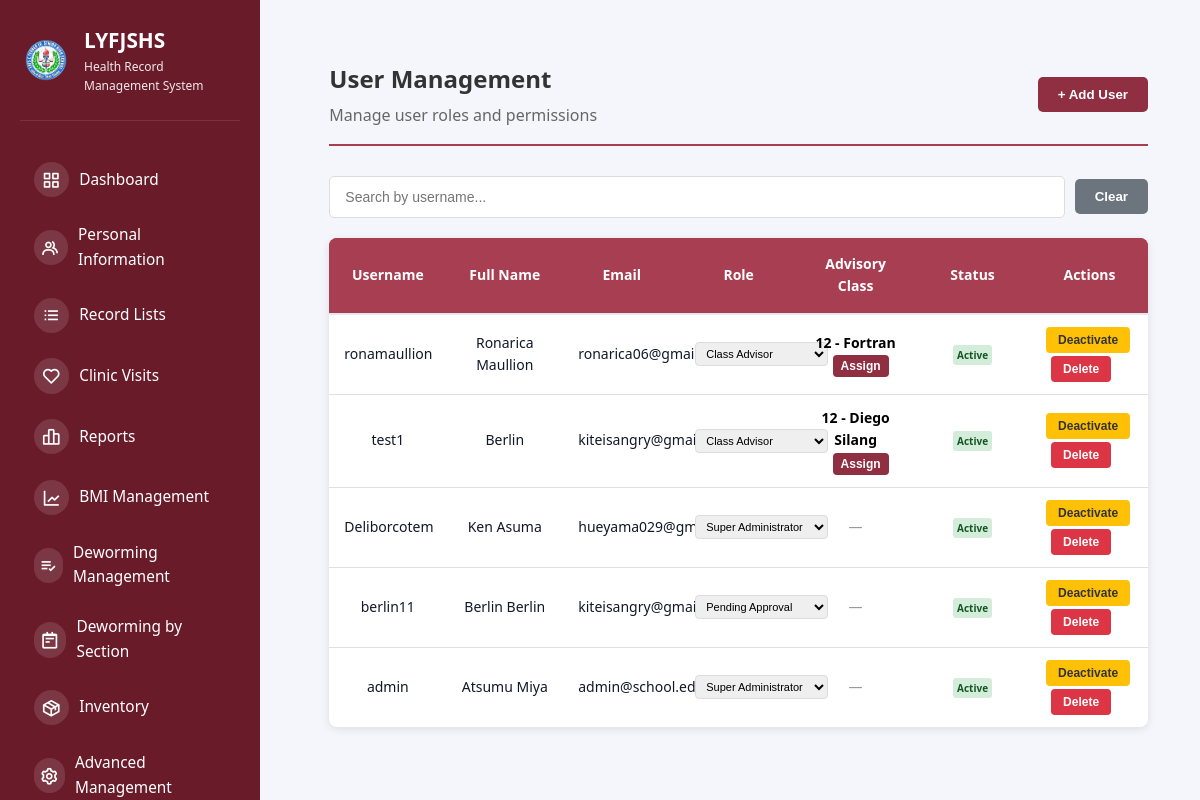
The page /manage-users (signed in) on the database its author committed.
### tables this page shows
CREATE TABLE users (
                id INTEGER PRIMARY KEY AUTOINCREMENT,
                username TEXT UNIQUE NOT NULL,
                password TEXT NOT NULL,
                fullname TEXT NOT NULL,
                email TEXT NOT NULL,
                role TEXT DEFAULT 'health_officer',
                advisory_class TEXT,
                is_active INTEGER DEFAULT 1,
                created_at TIMESTAMP DEFAULT CURRENT_TIMESTAMP
            , profile_pic TEXT, updated_at TIMESTAMP);

### src/app.py (the view)
@app.route("/manage-users")
@require_role('super_admin')
def manage_users():
    db = get_db_connection()
    if not db:
        flash("Database error.", "danger")
        return redirect(url_for("dashboard"))
    try:
        cursor = db.cursor()
        cursor.execute("SELECT * FROM users ORDER BY created_at DESC")
        users = cursor.fetchall()
        cursor.execute("SELECT DISTINCT class FROM students ORDER BY class")
        classes = [row[0] for row in cursor.fetchall()]
        db.close()
        return render_template("admin/manage_users.html", users=users, roles=ROLES, classes=classes)
    except sqlite3.Error as e:
        flash(f"Database error: {str(e)}", "danger")
        return redirect(url_for("advanced_management"))

### src/app.py (called while the page is built)
@app.before_request
def check_user_status():
    if session.get("logged_in"):
        if request.endpoint in ['login', 'logout', 'register', 'pending_approval', 'static']:
            return
        if session.get("role") == "pending":
            return redirect(url_for("pending_approval"))
        db = get_db_connection()
        if db:
            try:
                cursor = db.cursor()
                cursor.execute("SELECT is_active FROM users WHERE id = ?", (session.get("user_id"),))
                user = cursor.fetchone()
                db.close()
                if not user or not safe_row_get(user, 'is_active', 1):
                    session.clear()
                    flash("Your account has been disabled. Please contact the administrator.", "danger")
                    return redirect(url_for("login"))
            except sqlite3.Error:
                db.close()

@app.context_processor
def inject_user():
    user = None
    if session.get("logged_in"):
        db = get_db_connection()
        if db:
            try:
                cursor = db.cursor()
                cursor.execute("SELECT * FROM users WHERE id = ?", (session.get("user_id"),))
                user = cursor.fetchone()
                db.close()
            except sqlite3.Error:
                pass
    return {'current_user': user, 'max': max, 'min': min, 'range': range}

def get_db_connection():
    try:
        conn = sqlite3.connect(DATABASE)
        conn.row_factory = sqlite3.Row  # This enables column access by name
        return conn
    except sqlite3.Error as e:
        print(f"Database connection error: {e}")
        return None

def safe_row_get(row, key, default=None):
    if row is None:
        return default
    try:
        return row[key]
    except (IndexError, KeyError):
        return default

### templates/admin/manage_users.html (shortened to what this page needs)
{% extends "shared/base.html" %}
{% block content %}
<div class="manage-users-container">
  <div class="users-header">
    <div>
      <h1> User Management</h1>
      <p style="color: #666; margin-top: 5px;">Manage user roles and permissions</p>
    </div>
    <button onclick="openAddUserModal()" class="add-user-btn">+ Add User</button>
  </div>
  <div style="margin-bottom: 20px; display: flex; gap: 10px; align-items: center;">
    <input
      type="text"
      id="userSearchInput"
      placeholder="Search by username..."
      style="flex: 1; padding: 12px 15px; border: 1px solid #ddd; border-radius: 5px; font-size: 14px;"
      onkeyup="filterUsersByUsername()"
    >
    <button onclick="clearUserSearch()" style="padding: 10px 20px; background: #6c757d; color: white; border: none; border-radius: 5px; cursor: pointer; font-weight: 600;">Clear</button>
  </div>
  <div class="users-table">
    <table>
      <thead>
        <tr>
          <th>Username</th>
          <th>Full Name</th>
          <th>Email</th>
          <th>Role</th>
          <th>Advisory Class</th>
          <th>Status</th>
          <th>Actions</th>
        </tr>
      </thead>
      <tbody>
        {% if users %}
          {% for user in users %}
          <tr>
            <td>{{ user['username'] }}</td>
            <td>{{ user['fullname'] }}</td>
            <td>{{ user['email'] }}</td>
            <td>
              <select class="role-select" data-user-id="{{ user['id'] }}" onchange="updateUserRole(this.dataset.userId, this.value)">
                {% for role_key, role_label in roles.items() %}
                <option value="{{ role_key }}" {% if user['role'] == role_key %}selected{% endif %}>
                  {{ role_label }}
                </option>
                {% endfor %}
              </select>
            </td>
            <td>
              {% if user['role'] == 'class_advisor' %}
                <span class="advisory-class-display" data-user-id="{{ user['id'] }}">
                  {{ user['advisory_class'] or 'Not assigned' }}
                </span>
                <button class="btn-assign-class" data-user-id="{{ user['id'] }}" data-user-name="{{ user['fullname'] }}" data-user-class="{{ user['advisory_class'] or '' }}" style="margin-left: 10px; font-size: 12px; padding: 4px 8px;">
                  Assign
                </button>
              {% else %}
                <span style="color: #999;">—</span>
              {% endif %}
            </td>
            <td>
              <span class="status-badge status-{% if user['is_active'] %}active{% else %}inactive{% endif %}">
                {% if user['is_active'] %}Active{% else %}Inactive{% endif %}
              </span>
            </td>
            <td>
              <div class="user-actions">
                <button class="btn-toggle" data-user-id="{{ user['id'] }}" data-is-active="{{ user['is_active']|int }}" onclick="toggleUserStatus(this)">
                  {% if user['is_active'] %}Deactivate{% else %}Activate{% endif %}
                </button>
                <button class="btn-delete" data-user-id="{{ user['id'] }}" data-user-name="{{ user['fullname'] }}" onclick="deleteUser(this)" style="margin-left: 5px; background: #dc3545;">
                  Delete
                </button>
              </div>
            </td>
          </tr>
          {% endfor %}
        {% else %}
          <tr>
            <td colspan="7" style="text-align: center; color: #999; padding: 30px;">No users found</td>
          </tr>
        {% endif %}
      </tbody>
    </table>
  </div>
</div>
{% endblock %}

### static/css/dashboard.css (style rules this page uses)
* { margin: 0; padding: 0; box-sizing: border-box; }
:root { --primary-color: #2bb0a1; --secondary-color: #8b2340; --danger-color: #dc2626; --success-color: #16a34a; --warning-color: #ea580c; --light-bg: #f8fafc; --white: #ffffff; --text-dark: #1f2937; --text-light: #6b7280; --border-color: #e5e7eb; --shadow: 0 1px 3px rgba(0, 0, 0, 0.1); --shadow-lg: 0 10px 15px -3px rgba(0, 0, 0, 0.1); }
body { font-family: -apple-system, BlinkMacSystemFont, "Segoe UI", Roboto, Oxygen, Ubuntu, Cantarell, sans-serif; background-color: var(--light-bg); color: var(--text-dark); line-height: 1.6; }
html, body { height: 100%; font-family: system-ui, -apple-system, BlinkMacSystemFont, "Segoe UI", Roboto, sans-serif; }
body { background: #f5f6fb; color: #111827; }
.main-content h1 { font-size: 2.2rem; margin-bottom: 1.75rem; color: #111827; font-weight: 700; }
table { width: 100%; border-collapse: collapse; font-size: 14px; }
table thead { background-color: #a83e51; border-bottom: 2px solid var(--border-color); }
table th { padding: 15px; text-align: left; font-weight: 600; color: white; }
table td { padding: 15px; border-bottom: 1px solid var(--border-color); }

### templates/admin/manage_users.html (style rules this page uses)
.manage-users-container { width: 100%; margin: 0 auto; padding: 20px; }
.users-header { display: flex; justify-content: space-between; align-items: center; margin-bottom: 30px; border-bottom: 2px solid #a83e51; padding-bottom: 15px; }
.users-header h1 { margin: 0; color: #333; font-size: 24px; }
.add-user-btn { padding: 10px 20px; background: #8f2f41; color: white; border: none; border-radius: 5px; cursor: pointer; font-weight: 600; transition: background 0.3s; }
.users-table { background: white; border-radius: 8px; overflow: hidden; overflow-x: hidden; box-shadow: 0 2px 8px rgba(0, 0, 0, 0.1); margin: 0 auto; }
.users-table table { width: 100%; border-collapse: collapse; table-layout: fixed; }
.users-table th { background: #a83e51; color: white; padding: 15px; text-align: center; font-weight: 600; border: none; }
.users-table td { padding: 12px 15px; border-bottom: 1px solid #e0e0e0; text-align: center; }
.users-table tbody tr { transition: background-color 0.2s; }
.users-table tbody tr:last-child td { border-bottom: none; }
.status-badge { display: inline-block; padding: 2px 4px; border-radius: 3px; font-size: 10px; font-weight: 600; }
.status-active { background: #d4edda; color: #155724; }
.role-select { padding: 4px 6px; border: 1px solid #ddd; border-radius: 4px; font-size: 11px; cursor: pointer; }
.user-actions { display: flex; gap: 3px; flex-wrap: wrap; }
.user-actions button { padding: 6px 12px; border: none; border-radius: 4px; cursor: pointer; font-size: 12px; font-weight: 600; transition: background 0.3s; white-space: nowrap; }
.btn-toggle { background: #ffc107; color: #333; }
.btn-delete { background: #dc3545; color: white; }
.btn-assign-class { background: #8f2f41; color: white; padding: 5px 10px; border: none; border-radius: 4px; cursor: pointer; font-size: 11px; font-weight: 600; transition: background 0.3s; white-space: nowrap; }
.advisory-class-display { font-weight: 600; color: black; }

### rows shown on the page
users: username "ronamaullion", fullname "Ronarica Maullion", email "ronarica06@gmail.com", role+id "Class Advisor", advisory_class "12 - Fortran", is_active "Active"
users: username "test1", fullname "Berlin", email "kiteisangry@gmail.com", role+id "Class Advisor", advisory_class "12 - Diego Silang", is_active "Active"
users: username "Deliborcotem", fullname "Ken Asuma", email "hueyama029@gmail.com", role+id "Super Administrator", is_active "Active"
users: username "berlin11", fullname "Berlin Berlin", email "kiteisangry@gmail.com", role+id "Pending Approval", is_active "Active"
users: username "admin", fullname "Atsumu Miya", email "admin@school.edu", role+id "Super Administrator", is_active "Active"
